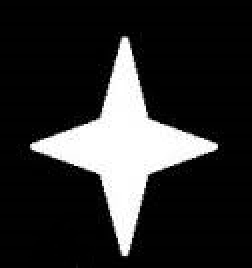
#> input picture pictures/star.jpg, 126 x 134 px, found by its file name (shown 2 times larger)
$ python 4.9.4-contours_more_functions.py
#> lines starting #> are read from the running program, lines starting #| are printed output that depends on the picture; after the words box and inside, x2 and y2 are one past the last pixel; in counts of white or black regions, pixels touching at a corner belong together
# coding: utf-8
import numpy as np
from cv2 import cv2
import matplotlib.pyplot as plt

img = cv2.imread(r'pictures\star.jpg')
#> img is the input picture: shape (134, 126, 3); min 0, max 255, mean 43.7
img_gray = cv2.cvtColor(img, cv2.COLOR_BGR2GRAY)
ret, thresh = cv2.threshold(img_gray, 127, 255, 0)
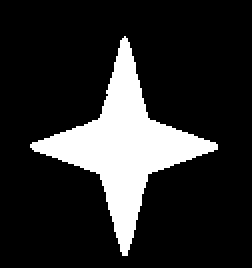
#> thresh: shape (134, 126) (shown 2 times larger); 17% white; 1 white region
contours, hierarchy = cv2.findContours(thresh, 2, 1)
#> contours = 1 contour; box (x1, y1, x2, y2) and area: (15, 18, 109, 128) 2710
cnt = contours[0]
#> cnt = contour of 305 points, box (x1, y1, x2, y2) (15, 18, 109, 128), area 2710

hull = cv2.convexHull(cnt, returnPoints=False)
#> hull = [304, 230, 228, 153, 151, 76, 75, 2, 0]
# Remember we have to pass returnPoints = False while finding convex hull, in order to find convexity defects.
defects = cv2.convexityDefects(cnt, hull)
#> defects = [[2, 75, 40, 4430], [76, 151, 111, 4497], [153, 228, 193, 4676], [230, 304, 265, 4510]]
# It returns an array where each row contains these values - [ start point, end point, farthest point, approximate distance to farthest point ].


dist = cv2.pointPolygonTest(cnt, (50, 50), True)
#> dist = -2
# This function finds the shortest distance between a point (50, 50) in the image and a contour. It returns the distance which is negative when point is outside the contour, positive when point is inside and zero if point is on the contour.
# In the function, third argument is measureDist. If it is True, it finds the signed distance. If False, it finds whether the point is inside or outside or on the contour (it returns +1, -1, 0 respectively). Making it False gives about 2-3X speedup.

for i in range(defects.shape[0]):
    s, e, f, d = defects[i, 0]
    start = tuple(cnt[s][0])
    end = tuple(cnt[e][0])
    far = tuple(cnt[f][0])
    cv2.line(img, start, end, [0, 255, 0], 2)
    cv2.circle(img, far, 5, [0, 0, 255], -1)
#> this loop made 4 passes
#> (s, e, f, d, start, end, far) on passes 1 to 4: (2, 75, 40, 4430, (60, 20), (15, 72), (50, 58)), (76, 151, 111, 4497, (15, 73), (61, 127), (50, 87)), (153, 228, 193, 4676, (63, 127), (108, 74), (73, 87)), (230, 304, 265, 4510, (108, 72), (63, 19), (73, 58))
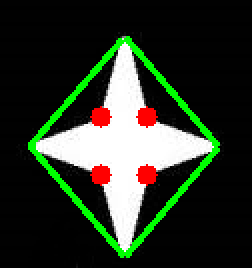
#> img: shape (134, 126, 3) (shown 2 times larger); 7.35% of pixels changed, all inside (x1, y1, x2, y2) = (14, 18, 110, 129)

cv2.namedWindow("img", 0)
cv2.imshow('img', img)
cv2.waitKey(0)
cv2.destroyAllWindows()

# Exercises
# 1. Check the documentation for cv2.pointPolygonTest(), you can find a nice image in Red and Blue color. It represents the distance from all pixels to the white curve on it. All pixels inside curve is blue depending on the distance. Similarly outside points are red. Contour edges are marked with White. So problem is simple. Write a code to create such a representation of distance.
dist = np.zeros((img.shape[0], img.shape[1]), np.int8)
dist_im = np.zeros((img.shape[0], img.shape[1], 3), np.uint8)

for i in range(img.shape[0]):
    for j in range(img.shape[1]):
        dist[i, j] = cv2.pointPolygonTest(cnt, (i, j), True)
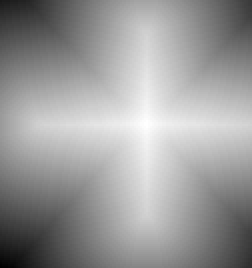
#> dist: shape (134, 126) int8 (shown 2 times larger); min -72, max 17, mean -18.09; drawn with min black and max white
print(dist)
#> (printed output is left out)
min, max, minLoc, maxLoc = cv2.minMaxLoc(dist)
#> min = -72; max = 17; minLoc = (0, 133); maxLoc = (73, 60)
min = abs(min)
#> min = 72
max = abs(max)
print(min, max)
#| 72.0 17.0

for i in range(img.shape[0]):
    for j in range(img.shape[1]):
        if(dist[i, j] < 0):
            dist_im[i, j, 0] = 255-int(abs(dist[i, j])*255)/min
        elif(dist[i, j] > 0):
            dist_im[i, j, 2] = 255-int(abs(dist[i, j])*255)/min
        else:
            dist_im[i, j] = [255, 0, 255]
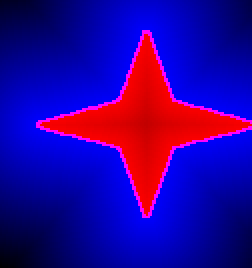
#> dist_im: shape (134, 126, 3) (shown 2 times larger); mean of channels 0, 1, 2 150.6, 0, 41.7; drawn as B, G, R

cv2.namedWindow("img", 0)
cv2.imshow('img', dist_im)
cv2.waitKey(0)
cv2.destroyAllWindows()

# 2. Compare images of digits or letters using cv2.matchShapes(). ( That would be a simple step towards OCR )
# 太简单不做了睡大觉
